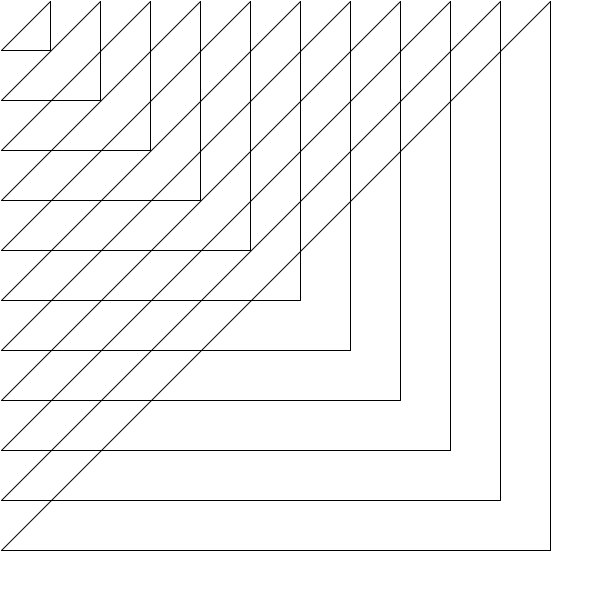
Frame 1 (no input)
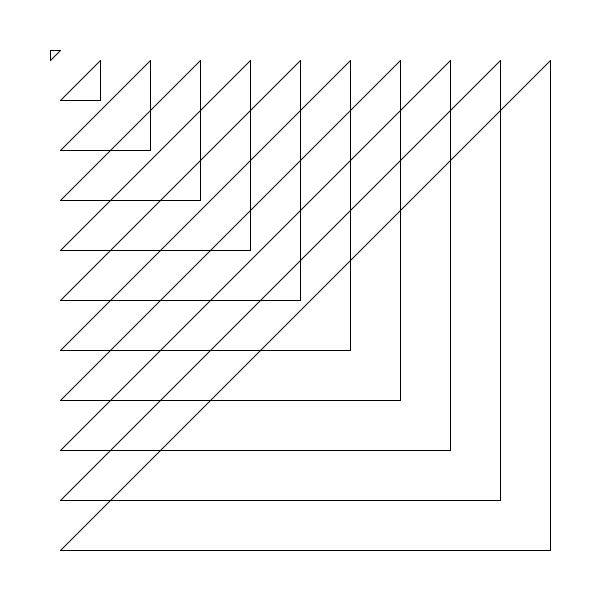
Frame 60 (the mouse pressed at the canvas centre just before this capture)
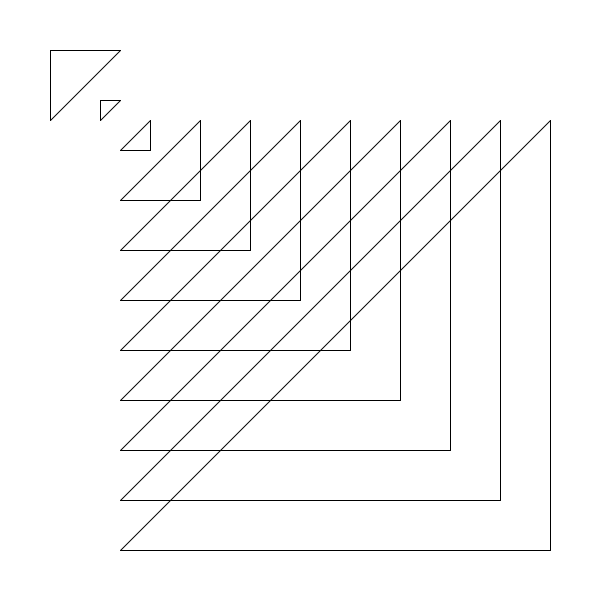
Frame 120 (the mouse held since frame 60 and released just before this capture)

The Processing sketch that drew these frames (run headless with seeded random() and noise(); from frame 60 on, the mouse is pressed at the canvas centre):

// Processing sketch: processing_144564
// ── processing_144564.pde

color c = color(0);
float x = 0;
float y = 100;
float speed = 1;

void setup() {
  size(600,600);
}

void draw() {
  background(255);

 
  
  
  move();
  display();
}

void move() {
  x = x + speed;
  if (x > width) {
    x = 0;
  }
}

void display() {
  stroke (0);
 line(300,x,x,300);
  line(300,x,300,300);
  line(300,300,x,300);
  
  line(250,x,x,250);
  line(250,x,250,250);
  line(250,250,x,250);
  
  line(150,x,150,150);
  line(150,x,x,150);
  line(150,150,x,150);
  
  line(200,x,x,200);
  line(200,x,200,200);
  line(200,200,x,200);
  
  line(50,x,x,50);
  line(50,x,50,50);
  line(50,50,x,50);
  
  line(450,x,x,450);
  line(450,x,450,450);
  line(450,450,x,450);
  
  line(100,x,x,100);
  line(100,x,100,100);
  line(100,100,x,100);
  
  line (350,x,x,350);
  line (350,x,350,350);
  line (350,350,x,350);
  
   line(400,x,x,400);
  line(400,x,400,400);
  line(400,400,x,400);
  
  line (500,x,x,500);
  line (500,x,500,500);
  line (500,500,x,500);
  
  line (550,x,x,550);
  line (550,x,550,550);
  line (550,550,x,550);
  
  
  
  
}
